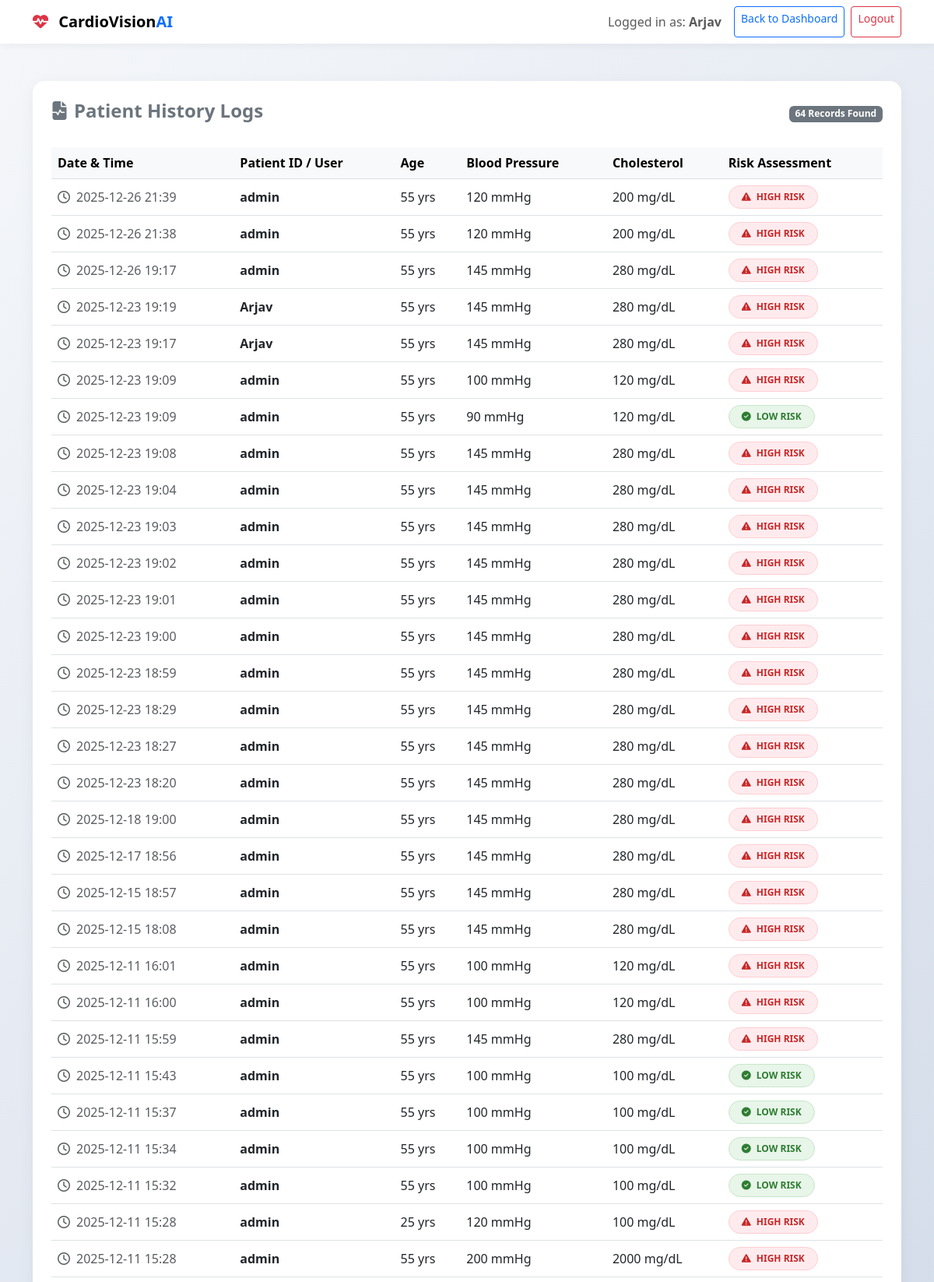
The app's page /history (signed in, upper part) with its own data.
### tables this page shows
CREATE TABLE users 
                 (id INTEGER PRIMARY KEY AUTOINCREMENT, 
                  username TEXT UNIQUE, 
                  password TEXT,
                  role TEXT);

CREATE TABLE history 
                 (id INTEGER PRIMARY KEY AUTOINCREMENT, 
                  user_id INTEGER,
                  date TEXT, age INTEGER, bp INTEGER, 
                  cholesterol INTEGER, risk_level TEXT);

### app.py (the view)
@app.route('/history')
def history():
    if 'user_id' not in session:
        return redirect('/login')
    conn = sqlite3.connect('cardiovision.db')
    conn.row_factory = sqlite3.Row
    if session.get('role') == 'doctor':
        data = conn.execute("SELECT history.*, users.username FROM history JOIN users ON history.user_id = users.id ORDER BY date DESC").fetchall()
    else:
        data = conn.execute("SELECT * FROM history WHERE user_id = ? ORDER BY date DESC", (session['user_id'],)).fetchall()
    conn.close()
    return render_template('history.html', history_data=data, user=session)

### templates/history.html (shortened to what this page needs)
<!DOCTYPE html>
<html lang="en">
<head>
    <link href="https://cdn.jsdelivr.net/npm/bootstrap@5.3.0/dist/css/bootstrap.min.css" rel="stylesheet">
    <link rel="stylesheet" href="https://cdnjs.cloudflare.com/ajax/libs/font-awesome/6.4.0/css/all.min.css">
</head>
<body>
<nav class="navbar navbar-expand-lg navbar-light">
    <div class="container">
        <a class="navbar-brand fw-bold" href="/dashboard">
            <i class="fas fa-heartbeat text-danger me-2"></i> CardioVision<span class="text-primary">AI</span>
        </a>
        <div class="d-flex">
            <span class="navbar-text me-3">
                Logged in as: <strong>{{ user.username }}</strong>
            </span>
            <a href="/dashboard" class="btn btn-outline-primary btn-sm me-2">Back to Dashboard</a>
            <a href="/logout" class="btn btn-outline-danger btn-sm">Logout</a>
        </div>
    </div>
</nav>
<div class="container mt-5">
    <div class="card p-4">
        <div class="d-flex justify-content-between align-items-center mb-4">
            <h4 class="fw-bold text-secondary"><i class="fas fa-file-medical-alt me-2"></i>Patient History Logs</h4>
            <span class="badge bg-secondary">{{ history_data|length }} Records Found</span>
        </div>
        <div class="table-responsive">
            <table class="table table-hover align-middle">
                <thead class="table-light">
                    <tr>
                        <th>Date & Time</th>
                        <th>Patient ID / User</th>
                        <th>Age</th>
                        <th>Blood Pressure</th>
                        <th>Cholesterol</th>
                        <th>Risk Assessment</th>
                    </tr>
                </thead>
                <tbody>
                    {% for row in history_data %}
                    <tr>
                        <td class="text-muted"><i class="far fa-clock me-2"></i>{{ row['date'] }}</td>
                        <td class="fw-bold">
                            {% if row['username'] %}
                                {{ row['username'] }}
                            {% else %}
                                User #{{ row['user_id'] }}
                            {% endif %}
                        </td>
                        <td>{{ row['age'] }} yrs</td>
                        <td>{{ row['bp'] }} mmHg</td>
                        <td>{{ row['cholesterol'] }} mg/dL</td>
                        <td>
                            {% if 'HIGH' in row['risk_level'] %}
                                <span class="badge badge-high px-3 py-2 rounded-pill">
                                    <i class="fas fa-exclamation-triangle me-1"></i> HIGH RISK
                                </span>
                            {% else %}
                                <span class="badge badge-low px-3 py-2 rounded-pill">
                                    <i class="fas fa-check-circle me-1"></i> LOW RISK
                                </span>
                            {% endif %}
                        </td>
                    </tr>
                    {% endfor %}
                </tbody>
            </table>
        </div>
    </div>
</div>
</body>
</html>

### templates/history.html (style rules this page uses)
body { background: linear-gradient(135deg, #f5f7fa 0%, #c3cfe2 100%); font-family: 'Segoe UI', sans-serif; min-height: 100vh; }
.navbar { background: white; box-shadow: 0 2px 10px rgba(0,0,0,0.05); }
.card { border: none; border-radius: 15px; box-shadow: 0 5px 20px rgba(0,0,0,0.05); }
.badge-high { background-color: #ffebee; color: #c62828; border: 1px solid #ffcdd2; }
.badge-low { background-color: #e8f5e9; color: #2e7d32; border: 1px solid #c8e6c9; }

### records on screen
users: username "Arjav"
history: date "2025-12-26 21:39", username "admin", age "55", bp "120", cholesterol "200", shows "HIGH RISK"
history: date "2025-12-26 21:38", username "admin", age "55", bp "120", cholesterol "200", shows "HIGH RISK"
history: date "2025-12-26 19:17", username "admin", age "55", bp "145", cholesterol "280", shows "HIGH RISK"
history: date "2025-12-23 19:19", username "Arjav", age "55", bp "145", cholesterol "280", shows "HIGH RISK"
history: date "2025-12-23 19:17", username "Arjav", age "55", bp "145", cholesterol "280", shows "HIGH RISK"
history: date "2025-12-23 19:09", username "admin", age "55", bp "100", cholesterol "120", shows "HIGH RISK"
history: date "2025-12-23 19:09", username "admin", age "55", bp "90", cholesterol "120", shows "LOW RISK"
history: date "2025-12-23 19:08", username "admin", age "55", bp "145", cholesterol "280", shows "HIGH RISK"
history: date "2025-12-23 19:04", username "admin", age "55", bp "145", cholesterol "280", shows "HIGH RISK"
history: date "2025-12-23 19:03", username "admin", age "55", bp "145", cholesterol "280", shows "HIGH RISK"
history: date "2025-12-23 19:02", username "admin", age "55", bp "145", cholesterol "280", shows "HIGH RISK"
history: date "2025-12-23 19:01", username "admin", age "55", bp "145", cholesterol "280", shows "HIGH RISK"
history: date "2025-12-23 19:00", username "admin", age "55", bp "145", cholesterol "280", shows "HIGH RISK"
history: date "2025-12-23 18:59", username "admin", age "55", bp "145", cholesterol "280", shows "HIGH RISK"
history: date "2025-12-23 18:29", username "admin", age "55", bp "145", cholesterol "280", shows "HIGH RISK"
history: date "2025-12-23 18:27", username "admin", age "55", bp "145", cholesterol "280", shows "HIGH RISK"
history: date "2025-12-23 18:20", username "admin", age "55", bp "145", cholesterol "280", shows "HIGH RISK"
history: date "2025-12-18 19:00", username "admin", age "55", bp "145", cholesterol "280", shows "HIGH RISK"
history: date "2025-12-17 18:56", username "admin", age "55", bp "145", cholesterol "280", shows "HIGH RISK"
history: date "2025-12-15 18:57", username "admin", age "55", bp "145", cholesterol "280", shows "HIGH RISK"
history: date "2025-12-15 18:08", username "admin", age "55", bp "145", cholesterol "280", shows "HIGH RISK"
history: date "2025-12-11 16:01", username "admin", age "55", bp "100", cholesterol "120", shows "HIGH RISK"
history: date "2025-12-11 16:00", username "admin", age "55", bp "100", cholesterol "120", shows "HIGH RISK"
history: date "2025-12-11 15:59", username "admin", age "55", bp "145", cholesterol "280", shows "HIGH RISK"
history: date "2025-12-11 15:43", username "admin", age "55", bp "100", cholesterol "100", shows "LOW RISK"
history: date "2025-12-11 15:37", username "admin", age "55", bp "100", cholesterol "100", shows "LOW RISK"
history: date "2025-12-11 15:34", username "admin", age "55", bp "100", cholesterol "100", shows "LOW RISK"
history: date "2025-12-11 15:32", username "admin", age "55", bp "100", cholesterol "100", shows "LOW RISK"
history: date "2025-12-11 15:28", username "admin", age "25", bp "120", cholesterol "100", shows "HIGH RISK"
history: date "2025-12-11 15:28", username "admin", age "55", bp "200", cholesterol "2000", shows "HIGH RISK"

### other values on screen
{{ history_data|length }} "64"
